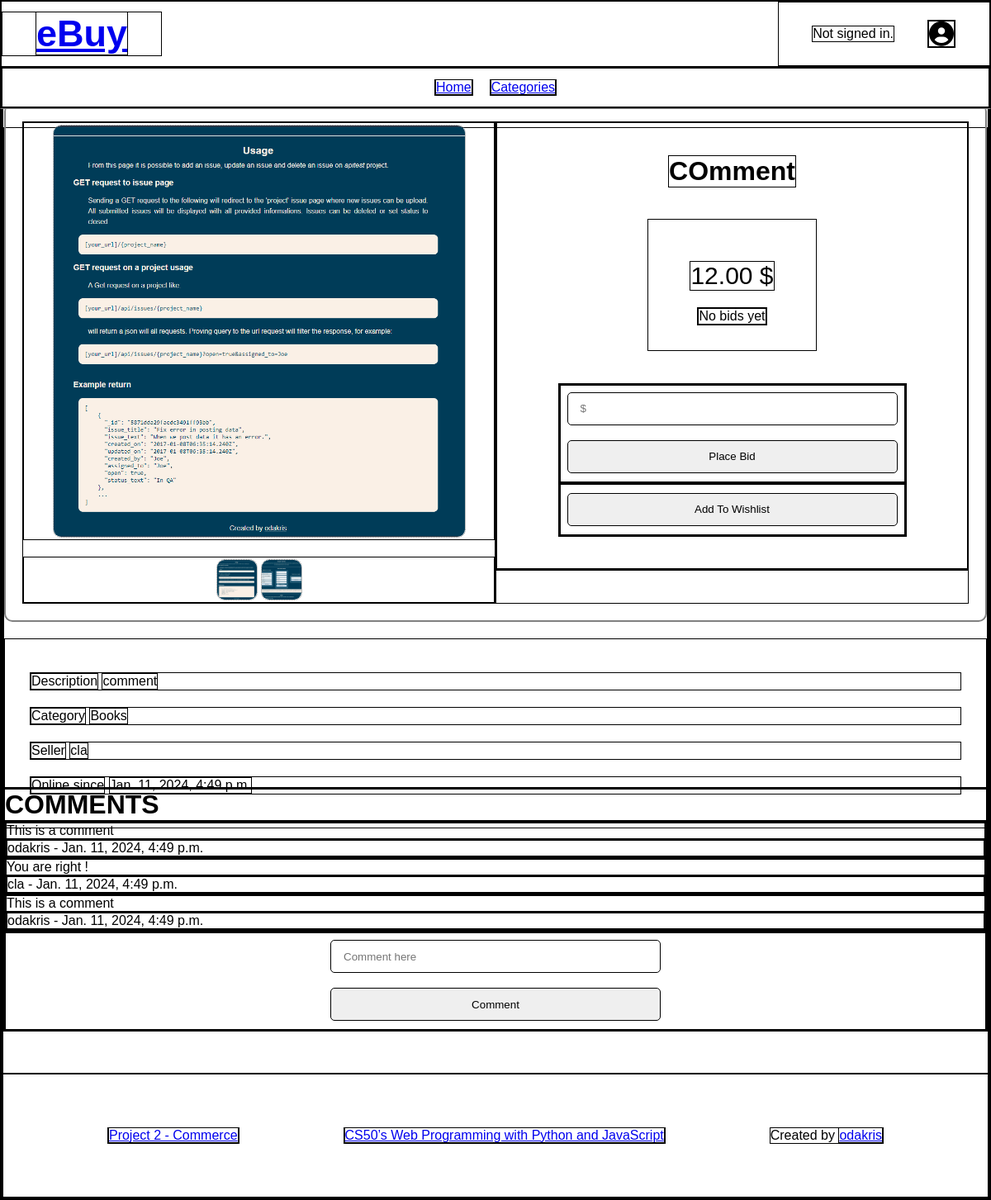
/auction/30/, run on the app's committed database.
### auctions/models.py (models this page shows, shortened)
class ImagesUpload(models.Model):
    seller = models.ForeignKey(User, on_delete=models.CASCADE, related_name="seller_img")
    auction = models.ForeignKey(Auction, on_delete=models.CASCADE, related_name="auction_img", null=True)
    upload = models.FileField(upload_to=utils.user_directory_path, null=True)

class Auction(models.Model):
    seller = models.ForeignKey(User, on_delete=models.CASCADE, related_name="seller")
    title = models.CharField(max_length=32)
    category = models.ForeignKey(Category, on_delete=models.CASCADE, related_name="category")
    description = models.TextField(max_length=1200)
    creation_date = models.DateTimeField(auto_now_add=True, null=True)
    bid = models.DecimalField(max_digits=10, decimal_places=2, null=True)
    bid_counter = models.IntegerField(default=0)
    active = models.BooleanField(default=True)
    close_date = models.DateTimeField(auto_now_add=True, null=True)
    winner = models.ForeignKey(User, on_delete=models.CASCADE, blank=True, null=True, related_name="auction_winner")
    class Meta:
        ordering = ["creation_date"]

class Category(models.Model):
    name = models.CharField(max_length=32)
    class Meta:
        ordering = ["name"]
    def __str__(self):
        return f"{self.name}"

class User(AbstractUser):
    pass

class Comment(models.Model):
    user = models.ForeignKey(User, on_delete=models.CASCADE, related_name="comment_user")
    auction = models.ForeignKey(Auction, on_delete=models.CASCADE, related_name="comment_auction")
    comment = models.TextField(max_length=1200)
    comment_date = models.DateTimeField(auto_now_add=True, null=True)
    class Meta:
        ordering = ["comment_date"]

### auctions/views.py (the view, shortened to what this page needs)
# urls.py: path("auction/<int:auction_id>/", views.auction, name="auction"),
def auction(request, auction_id):
    bid_form = BidForm()
    comment_form = CommentForm()
    current_auction = Auction.objects.get(pk=auction_id)
    comments = Comment.objects.filter(auction=current_auction)
    images = ImagesUpload.objects.filter(auction=current_auction)
    closeButton = isUserAuction(request.user, current_auction.pk)
    default_context = {
        "wishlist": "Add To Wishlist",
    }
    if request.user.is_authenticated:
        is_wishlisted = Wishlist.objects.filter(user=request.user, auction=current_auction)
        if is_wishlisted:
            default_context = {
                "wishlist": "Remove From Wishlist"
            }
    if request.method == "GET" and isUserAuction(request.user, current_auction.pk):
        default_context = {
            "closeButton": closeButton,
            "closeMessage": "Close Auction"
        }
    context = default_context.copy()
    return render(request, "auctions/auction.html", {
        "bid_form": bid_form,
        "auction": current_auction,
        "comment_form": comment_form,
        "comments": comments,
        "images": images,
        "active": current_auction.active,
        "context": context
    })

### auctions/forms.py
class BidForm(forms.Form):
    bid = forms.DecimalField(label=False, widget=forms.NumberInput(attrs={"min": 1, "class": "form-control", "placeholder": "$", "autocomplete": "off"}))

class CommentForm(forms.Form):
    comment = forms.CharField(label=False, widget=forms.TextInput(attrs={"class": "form-control", "placeholder": "Comment here", "autocomplete": "off"}))

### auctions/utils.py (called while the page is built)
def isUserAuction(user, auction_id):
    auction = models.Auction.objects.get(pk=auction_id)
    if user == auction.seller:
        return True
    return False

### auctions/templates/auctions/auction.html (shortened to what this page needs)
{% extends "auctions/layout.html" %}
{% block body %}
<div class="auction-container flex">
    <div class="auction">
        <div class="auction-images">
            <div class="auction-images-big flex">
                <img src="{{ images.first.upload.url }}" alt="{{ images.first.upload.url.first }}">
            </div>
            <div class="auction-images-small flex">
                {% for image in images %}
                <img src="{{ image.upload.url }}" alt="{{ image.upload.url }}" class="small-img">
                {% endfor %}
            </div>
        </div>
        <div class="auction-bid-container">
            <div class="auction-bid flex">
                <h1>{{ auction.title }}</h1>
                <div class="auction-bid-details flex">
                    <div class="auction-current-bid">{{ auction.bid }} $</div>
                    <div class="auction-bid-counter">
                        {% if auction.bid_counter == 0 %}
                        <p>No bids yet</p>
                        {% elif auction.bid_counter == 1 %}
                        <p>{{ auction.bid_counter }} bid</p>
                        {% else %}
                        <p>{{ auction.bid_counter }} bids</p>
                        {% endif %}
                    </div>
                </div>
                <div class="auction-forms">
                    <div class="bid_form">
                        <form action="{% url 'auctions:auction' auction.pk %}" method="POST"
                            class="auction-bid-form flex">
                            {{ bid_form }}
                            {% if active %}
                            <input type="submit" value="Place Bid" class="btn">
                            {% else %}
                            <input type="submit" value="Place Bid" class="btn" disabled>
                            {% endif %}
                        </form>
                    </div>
                    {% if context.closeButton %}
                    <div class="wishlist-form">
                        <form action="{% url 'auctions:auction' auction.pk %}" method="POST"
                            class="auction-wishlist-form flex">
                            {% csrf_token %}
                            {% if active %}
                            <input type="submit" name="close" value="Close Auction" class="btn">
                            {% else %}
                            <input type="submit" name="close" value="Closed" class="btn" disabled>
                            {% endif %}
                        </form>
                    </div>
                    {% else %}
                    <div class=" wishlist-form">
                        <form action="{% url 'auctions:auction' auction.pk %}" method="POST"
                            class="auction-wishlist-form flex">
                            {% if active %}
                            <input type="submit" name="wishlist" value="{{ context.wishlist }}" class="btn">
                            {% else %}
                            <input type="submit" name="wishlist" value="{{ context.wishlist }}" class="btn" disabled>
                            {% endif %}
                        </form>
                    </div>
                    {% endif %}
                </div>
            </div>
            <div class="auction-msg">
            </div>
        </div>
    </div>
    <div class="auction-details flex">
        <div class="auction-description auction-detail">
            <p class="auction-label">Description</p>
            <p class="auction-content">{{ auction.description }}</p>
        </div>
        <div class="auction-category auction-detail">
            <p class="auction-label">Category</p>
            <p class="auction-content">{{ auction.category }}</p>
        </div>
        <div class="auction-seller auction-detail">
            <p class="auction-label">Seller</p>
            <p class="auction-content">{{ auction.seller }}</p>
        </div>
        <div class="auction-creation-date auction-detail">
            <p class="auction-label">Online since</p>
            <p class="auction-content">{{ auction.creation_date }}</p>
        </div>
    </div>
</div>
<div class="comment-container">
    {% include "./comment.html" %}
</div>
{% endblock %}

### auctions/templates/auctions/comment.html (shortened to what this page needs)
<h1>COMMENTS</h1>
<div class="comment-display">
    {% for comment in comments %}
    <div class="comment">
        <p>{{ comment.comment }}</p>
        <div class="comment-details">
            <p>{{ comment.user }} - {{ comment.comment_date }}</p>
        </div>
    </div>
    {% endfor %}
</div>
<div class="comment-form">
    <form action="{% url 'auctions:auction' auction.pk %}" method="POST" class="auction-wishlist-form flex">
        {{ comment_form }}
        {% if active %}
        <input type="submit" value="Comment" class="btn">
        {% else %}
        <input type="submit" value="Comment" class="btn" disabled>
        {% endif %}
    </form>
</div>

### auctions/static/auctions/styles.css (style rules this page uses)
:root { --navbar-head-height: 8rem; --auth-padding-left: 4rem; --auth-icon-size: 3rem; --navbar-links-height: 5rem; --footer-height: 15rem; --border-radius: 0.5rem; }
* { margin: 0; padding: 0; box-sizing: border-box; scroll-behavior: smooth; font-family: Blinker, Helvetica, Arial, sans-serif; border: 1px solid black; }
.flex { display: flex; justify-content: center; align-items: center; }
html { display: block; font-size: 10px; }
body { display: block; font-size: 1.6rem; }
body, .wrapper { min-height: 100vh; }
.form-control, .btn { width: 40rem; height: 4rem; margin: 0.8rem; border-radius: var(--border-radius); cursor: pointer; }
.form-control { padding: 1.5rem; }
input[type="submit"] { margin: 5rem 0 2rem 0; }
.auction-container { width: 100%; height: 100vh; flex-direction: column; }
.auction { display: grid; grid-template-columns: 1fr 1fr; width: 100%; border: 2px solid grey; border-radius: 10px; margin: 2rem 0; padding: 2rem; }
.auction-images .auction-images-small img { object-fit: cover; border-radius: 1rem; height: 5rem; width: 5rem; border: 1px dotted grey; margin: 0.2rem; }
.auction-images-small { margin-top: 2rem; }
.auction-details, .auction-bid, .auction-bid-details, .auction-bid-form, .auction-wishlist-form { flex-direction: column; }
.auction-details, .auction-bid-details { padding: 3rem; }
.auction-bid { justify-content: space-evenly; height: 93%; }
.auction-details { width: 100%; }
.auction-bid-form .btn, .auction-wishlist-form .btn { margin: 1rem 0; }
.auction-detail { width: 100%; margin: 1rem; }
.auction-current-bid { font-size: 3rem; margin: 2rem; }
.auction-images-big img { object-fit: cover; border-radius: 1rem; height: 50rem; width: 50rem; border: 1px dotted grey; margin: 0.2rem; }
.auction-label, .auction-content { display: inline-block; }

### data on the page
ImagesUpload: first.upload (picture), upload (picture)
ImagesUpload: upload (picture)
Auction: title "COmment", bid "12.00", description "comment", category "Books", seller "cla", creation_date "Jan. 11, 2024, 4:49 p.m."
Comment: comment "This is a comment", user "odakris", comment_date "Jan. 11, 2024, 4:49 p.m."
Comment: comment "You are right !", user "cla", comment_date "Jan. 11, 2024, 4:49 p.m."
Comment: comment "This is a comment", user "odakris", comment_date "Jan. 11, 2024, 4:49 p.m."
